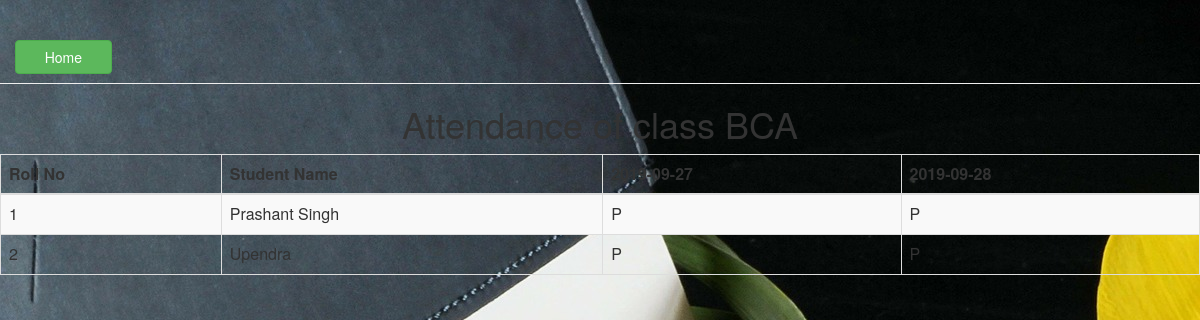
Page /show-attendence.php?rf_id=19619986211&class=BCA&sub=C Programming (signed in) on the committed database.
### tables this page shows
CREATE TABLE `attendances` (
  `id` int(11) NOT NULL,
  `class` varchar(15) NOT NULL,
  `sub` varchar(15) NOT NULL,
  `rfid` varchar(15) NOT NULL,
  `date` date NOT NULL,
  `attendence` varchar(10000) NOT NULL
);

CREATE TABLE `students_of_bca` (
  `id` int(11) NOT NULL,
  `roll_no` int(11) NOT NULL,
  `student_name` varchar(50) NOT NULL,
  `image_name` varchar(50) NOT NULL
);

### show-attendence.php (the view, shortened to what this page needs)
<html>
<head lang="en">
    <link type="text/css" rel="stylesheet" href="bootstrap-3.2.0-dist\css\bootstrap.css">
</head>
<div class='page-header'>
		<div class="row">
			<div class="col-md-4">
				<div class="col-md-4">
					<a href="manage-attendence.php" class="btn btn-success btn-block mw-50">Home</a>
				</div>
			</div>
			<div class="col-md-4">
			</div>
			<div class="col-md-4">
				<div class="col-md-4">
				</div>
				<div class="col-md-4">
				</div>
				<div class="col-md-4">
				</div>
			</div>
		</div>
	</div>
<body background="../images/diary-92652_1920.jpg" class="text-center">
        <div class="table-scrol">
             <h1 align="center">Attendance of class  <?php echo $_GET['class']; ?></h1>
                <table class="table table-bordered table-hover table-striped" >
                    <thead>
                    <tr>
                        <th>Roll No</th>
                        <th>Student Name</th>
                        <?php
							$rf_id = $_GET['rf_id'];
							$class = $_GET['class'];
							$sub   = $_GET['sub'];
							include("database/db_conection.php");
							$date_list = "SELECT * FROM `attendances` WHERE `rfid`=\"$rf_id\" AND `class`=\"$class\" AND `sub`=\"$sub\" ORDER BY `id` ASC";
							$run_date_list = mysqli_query($dbcon,$date_list);
							while($row_date_list=mysqli_fetch_array($run_date_list))
							{
								$class 		= 	$row_date_list['class'];
								$sub 		= 	$row_date_list['sub'];
								$date 		= 	$row_date_list['date'];
								?>
								<th><?php echo $date ?></th>
								<?php
							}
							?>
						</tr>
                    </thead>
					<?php
					$class_name=$_GET['class'];
					$menu_list_data = "select * from `students_of_$class_name`";
					$run = mysqli_query($dbcon,$menu_list_data);
					while($row=mysqli_fetch_array($run))
					{
						$roll_no 		= 	$row['roll_no'];
						$student_name 	= 	$row['student_name'];
					?>
					<tr>
							<td><?php echo $roll_no;?></td>
							<td><?php echo $student_name; ?></td>
							<?php
							$attendence_list = "SELECT * FROM `attendances` WHERE `rfid`=\"$rf_id\" AND `class`=\"$class\" AND `sub`=\"$sub\" ORDER BY `id` ASC";
							$run_attendence_list = mysqli_query($dbcon,$attendence_list);
							while($row_attendence_list=mysqli_fetch_array($run_attendence_list))
							{
								$class 		= 	$row_attendence_list['class'];
								$sub 		= 	$row_attendence_list['sub'];
								$attendence = 	$row_attendence_list['attendence'];
								$attendenceList = json_decode($attendence);
								$my_attendance_status = "A";
								foreach($attendenceList as $atRollNo)
								{
									if($atRollNo == $roll_no){
										$my_attendance_status = "P";
									}
								}
								?>
								<td><?php echo $my_attendance_status; ?></td>
								<?php
							}
					}?>
					</tr>
                </table>
        </div>
 </body>
</html>

### rows in the picture
attendances: date "2019-09-27", attendence.roll_no "P"
attendances: date "2019-09-28", attendence.roll_no "P"
students_of_bca: roll_no "1", student_name "Prashant Singh"
students_of_bca: roll_no "2", student_name "Upendra"

### other values in the picture
$_GET['class'] "BCA"
